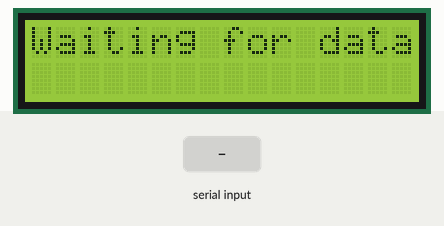
A sketch run on a simulated Arduino Uno, built with avr-gcc and run on an emulated ATmega328P. Shown: 16×2 character LCD. The inputs (shaded band) are chosen by the test bench. What the sketch prints to the serial monitor is not drawn.

Above: at 1.2 s.
1.3 s: "T:\n" received over Serial
At 2.5 s:
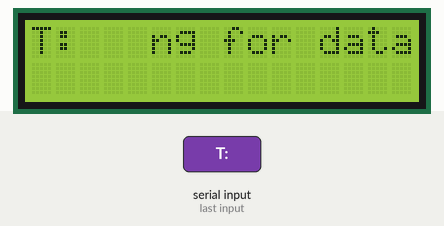
2.8 s: "S:\n" received over Serial
At 3.6 s:
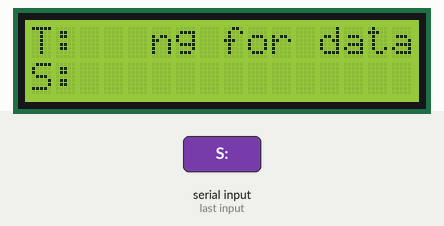
Timing chart, 0 to 5.8 s (numbered marks = the images above; inputs shaded):
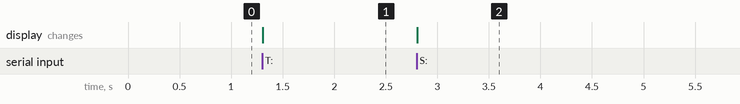

The sketch:

display_clock.ino
```cpp
#include <LiquidCrystal_I2C.h>

LiquidCrystal_I2C lcd(0x3F, 16, 2);

void setup() {
  Serial.begin(115200);
  lcd.init();
  lcd.backlight();
  lcd.setCursor(0, 0);
  lcd.print("Waiting for data");
}

void loop() {
  if (Serial.available() > 0) {
    String data = Serial.readStringUntil('\n');
    Serial.println("Received: " + data);

    if (data.startsWith("T:")) {
      lcd.setCursor(0, 0);
      lcd.print("T:" + data.substring(2) + "   ");
    }
    else if (data.startsWith("S:")) {
      lcd.setCursor(0, 1);
      lcd.print("S:" + data.substring(2) + "   ");
    }
  }
}
```

Measured:
- after the input at 1.3 s, the display: changes at once (image 1)
- after the input at 2.8 s, the display: changes at once (image 2)
